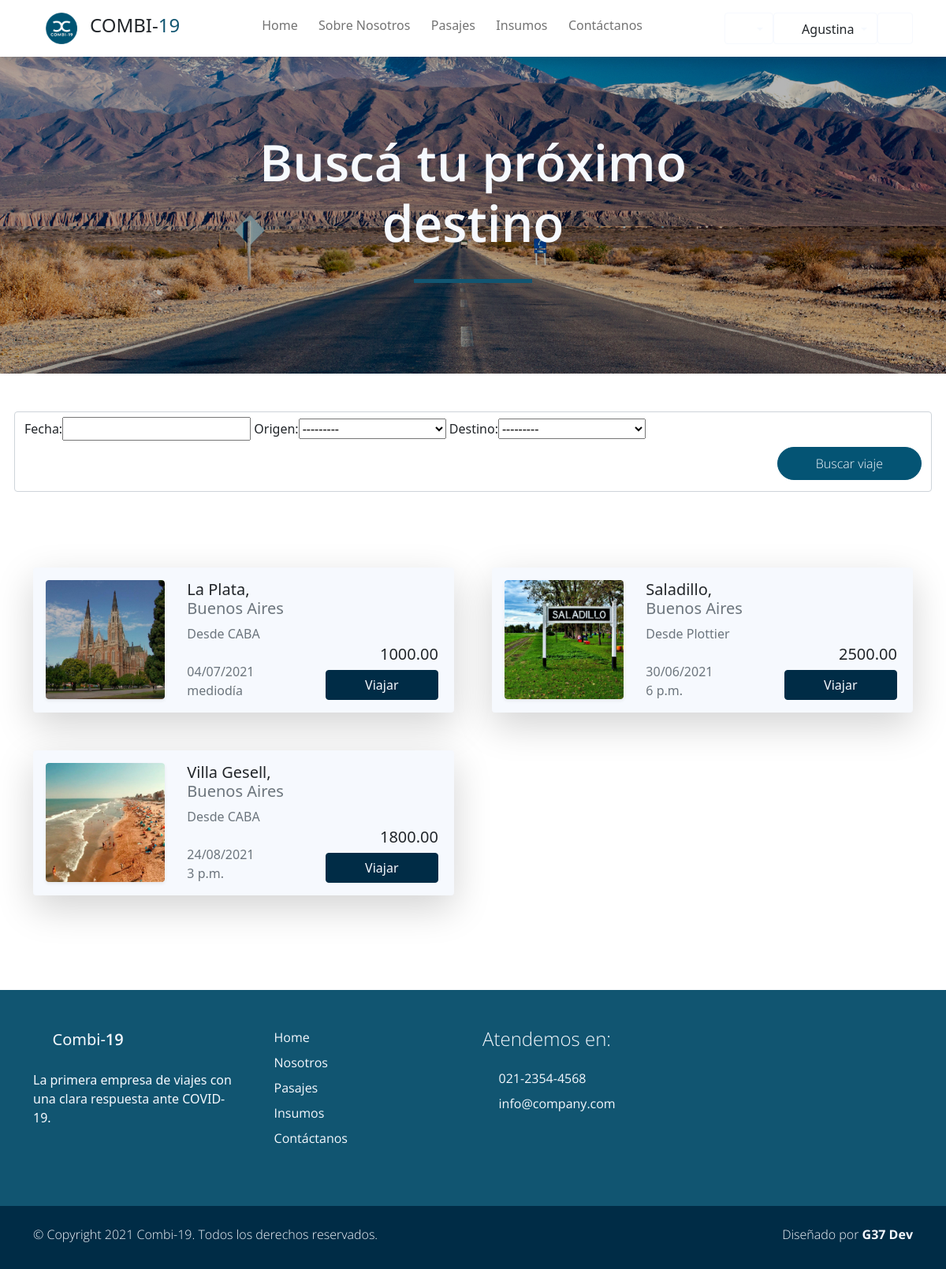
The page /pasajes (signed in) on the database its author committed.
### users/models.py (models this page shows, shortened)
class Account(AbstractBaseUser):
    email               = models.EmailField(verbose_name="email", max_length=60, unique=True)
    dni                 = models.IntegerField(verbose_name="dni", unique=True,)
    first_name          = models.CharField(max_length=30, verbose_name='Nombre')
    last_name           = models.CharField(max_length=30, verbose_name='Apellido')
    date_of_birth       = models.DateField(blank=True, null=True)
    is_GOLD             = models.BooleanField(default=False)
    _is_admin           = models.BooleanField(default=False)
    is_active           = models.BooleanField(default=True)
    is_staff            = models.BooleanField(default=False)
    _is_superuser       = models.BooleanField(default=False)
    objects = MyAccountManager()
    class Meta:
        verbose_name        = "Usuario"
        verbose_name_plural = "Usuarios"
    USERNAME_FIELD = 'email'
    REQUIRED_FIELDS = ['dni', 'first_name', 'last_name', 'date_of_birth']
    @property
    def is_superuser(self):
        return self.is_admin
    @property
    def is_admin(self):
        return self.is_staff
    @property
    def es_chofer(self):
        try:
            chofer = self.chofer
            print(chofer)
            return True
        except Chofer.DoesNotExist:
            return False

### Combi19App/models.py (models this page shows, shortened)
class Viaje(models.Model):
    fecha         =   models.DateTimeField(blank=True, null=True)
    ruta          =   models.ForeignKey(Ruta, default=None, blank=True, null=True, on_delete=models.CASCADE)
    combi         =   models.ForeignKey(Vehiculo, blank=True, null=True, on_delete=models.CASCADE)
    estado        =   models.BooleanField(default=False)
    precio        =   models.DecimalField(default=None, blank=True, null=True, max_digits=10, decimal_places=2)
    insumo        =   models.ManyToManyField(Insumo,default=None, blank=True,)
    pasajeros     =   models.ManyToManyField(Account, default=None, blank=True)
    asientos_ocupados = models.IntegerField(default=0, null=True, blank=True)
    class Meta:
        unique_together = ('fecha', 'combi')

class Ruta(models.Model):
    origen        = models.ForeignKey(Lugar, default=None, on_delete=models.CASCADE, related_name='origen')
    destino       = models.ForeignKey(Lugar, default=None, on_delete=models.CASCADE, related_name='destino')
    nombre        = models.CharField(max_length=30, blank=True, null=True, verbose_name='Nombre de ruta')
    km            = models.IntegerField(validators=[MinValueValidator(0)])
    class Meta:
        unique_together = ('origen', 'destino')

class Lugar(models.Model):
    nombre        = models.CharField(max_length=40, blank=True, null=True, unique=True, verbose_name='Lugar')
    provincia     = models.CharField(max_length=20, blank=True, null=True)
    codigo_postal = models.IntegerField(blank=True, null=True, unique=True, validators=[MinValueValidator(1000)])
    imagen        = models.ImageField(upload_to="ciudades", blank=True, null=True)
    class Meta:
        verbose_name_plural = "Lugares"
    def __str__(self):
        return f'{self.nombre}'

### Combi19App/views.py (the view)
# urls.py: path('pasajes', views.pasajes, name="Pasajes"),
@login_required
def pasajes (request):
    viajes = Viaje.objects.all().filter(asientos_ocupados__lt= F('combi__capacidad') )
    miFiltro = ViajeFilter(request.GET, queryset=viajes)
    viajes = miFiltro.qs
    context = {"viajes": viajes, 'miFiltro': miFiltro}
    return render(request, "Combi19App/pasajes.html", context)

### Combi19App/templates/Combi19App/pasajes.html (shortened to what this page needs)
{% extends 'Combi19App/base.html' %}
{% load static %}
{% load bootstrap %}
{% load poll_extras %}
{% block content %}
<div id="work_banner" class="banner-wrapper bg-light w-100 py-5" style="background-image: url({% static 'Combi19App/img/ruta.jpg' %}); ">
    <div class="banner-vertical-center-work container text-light d-flex justify-content-center align-items-center py-5 p-0">
        <div class="banner-content col-lg-8 col-12 m-lg-auto text-center">
            <h1 class="banner-heading h1 display-3 pb-5 semi-bold-600 typo-space-line-center">Buscá tu próximo destino</h1>
        </div>
    </div>
</div>
<section class="py-5 ">
    <div class="container">
        <div class="row gy-5 g-lg-5 ">
                <form class="form-control col-md-5" id="formularioFiltros" method="get" action="#" role="form">
                    {{miFiltro.form|bootstrap}}
                    <div class="col-md-12 col-12 m-auto py-2 text-end">
                        <button type="submit" class="btn btn-secondary rounded-pill px-md-5 px-4 py-2 radius-0 text-light light-300">Buscar viaje</button>
                    </div>
                </form>
        </div>
</section>
<section class="py-5 mb-5">
    <div class="container">
        <div class="row gy-5 g-lg-5 mb-4">
            {% if miFiltro.qs %}
                {%  for v in miFiltro.qs %}
                    <div class="col-xl-6 col-md-12 col-sm-12">
                        <div  class="card bg-light border-0 shadow-lg overflow-hidden">
                            <div class="card-body">
                                <div class="row">
                                    <div class="col-md-4">
                                        <div href="#" class="card border-0 text-white shadow-sm overflow-hidden mx-5 m-sm-0">
                                            <img class="card-img" src="{{v.ruta.destino.imagen.url}}" alt="">
                                        </div>
                                    </div>
                                    <div class=" col-md-4 px-3">
                                        <h5 class="h5 ">{{v.ruta.destino}}, <span class="text-muted">{{v.ruta.destino.provincia}}</span></h2>
                                        <p class="m-0 p-0 text-muted">Desde {{v.ruta.origen}} <i class='p-0 bx bx-map'></i></p>
                                        <br>
                                        <p class="m-0 p-0 text-muted">{{v.fecha|date:"d/m/Y"  }} </p>
                                        <p class="m-0 p-0 text-muted">{{v.fecha | time}} </p>
                                    </div>
                                    <div class="col-md-4 px-3 d-flex  flex-column justify-content-end">
                                        {% if request.user.is_GOLD %}
                                            <span class="h5 text-end text-muted text-decoration-strike" style="text-decoration: line-through;">{{v.precio}} </span>
                                            <span class="h5 text-end">{{v.precio | porcentaje:0.1}}</span>
                                        {% else %}
                                            <p class=" h5 text-end">{{v.precio}}</p>
                                        {% endif %}
                                        {% if request.user.es_chofer %}
                                            <a href="{% url 'Nuevo Pasajero' v_id=v.id %}" class="btn btn-primary">Vender Pasaje</a>
                                        {% else %}
                                            <a href="{% url 'Comprar Pasaje' v_id=v.id %}" class="btn btn-primary">Viajar</a>
                                        {% endif %}
                                    </div>
                                </div>
                            </div>
                        </div>
                    </div>
                {%  endfor %}
            {% else %}
                    <p>No hay viajes asignados para los datos indicados</p>
            {% endif %}
        </div>
    </div>
</section>
{% endblock %}

### Combi19App/templates/Combi19App/base.html (shortened to what this page needs)
{% load static %}
<!DOCTYPE html>
<html lang="es">
<head>
    {% load static %}
    <link href="{% static 'Combi19App/css/bootstrap.min.css' %}" rel="stylesheet">
    <link href="{% static 'Combi19App/css/boxicon.min.css' %}" rel="stylesheet">
    <link rel="stylesheet" href="{% static 'Combi19App/css/estilos.css' %}">
</head>
<body>
    <nav id="main_nav" class="navbar navbar-expand-lg navbar-light bg-white shadow">
        <div class="container d-flex justify-content-center align-items-center">
            <a class="navbar-brand h1 " href="index.html">
                <a class="navbar-brand" href="#!"><img src="{% static 'Combi19App/img/logo_is_chiquito.png' %}" width="40">
                </a>
                <span class="text-dark h4">COMBI-</span><span class="text-primary h4">19</span></a>
            <div class="align-self-center collapse navbar-collapse flex-fill  d-lg-flex justify-content-lg-between" id="navbar-toggler-success">
                <div class="flex-fill mx-xl-5 mb-2">
                    <ul class="nav navbar-nav d-flex justify-content-between mx-xl-5 text-center text-dark">
                       <li class="nav-item">
                            <a class="nav-link btn-outline-primary rounded-pill px-2" href="{% url 'Home' %}">Home</a>
                        </li>
                        <li class="nav-item">
                            <a class="nav-link btn-outline-primary rounded-pill px-2" href="{% url 'About' %}">Sobre Nosotros</a>
                        </li>
                        <li class="nav-item">
                            <a class="nav-link btn-outline-primary rounded-pill px-2" href="{% url 'Pasajes' %}">Pasajes</a>
                        </li>
                        <li class="nav-item">
                            <a class="nav-link btn-outline-primary rounded-pill px-2" href="{% url 'Insumos' %}">Insumos</a>
                        </li>
                        <li class="nav-item">
                            <a class="nav-link btn-outline-primary rounded-pill px-2" href="{% url 'Contacto' %}">Contáctanos</a>
                        </li>
                    </ul>
                </div>
                <div class="navbar align-self-center">
                    <div class="btn-group" role="group">
                        <div class="btn-group" role="group">
                            <button class="btn btn-outline-light dropdown-toggle" type="button" id="dropdownMenuButton1" data-toggle="dropdown" aria-haspopup="true" aria-expanded="false">
                                <i class='bx bx-help-circle bx-sm bx-tada-hover text-primary'></i>
                            </button>
                        </div>
                    </div>
                    <div class="btn-group" role="group">
                        <div class="btn-group" role="group">
                            <button class="btn btn-outline-light dropdown-toggle" type="button" id="dropdownMenuButton" data-toggle="dropdown" aria-haspopup="true" aria-expanded="false">
                                {% if request.user.es_chofer %}
                                    <i class='bx bx-bus bx-sm text-primary''></i>
                                {% else %}
                                    <i class='bx bx-user-circle bx-sm text-primary'></i>
                                {% endif %}
                                <span class="text-dark">{{ request.user.first_name }}</span>
                            </button>
                        </div>
                    </div>
                    <div>
                        <a class="btn btn-outline-light" href="{% url 'Logout' %}">
                            <i class='bx bx-log-out-circle bx-sm text-primary'></i>
                        </a>
                    </div>
                    </div>
                </div>
            </div>
    </nav>
    <div class="main">
        {% block content %}
        {% endblock content %}
    </div>
    <footer class="bg-primary pt-4">
        <div class="container">
            <div class="row py-4">
                <div class="col-lg-3 col-12 align-left">
                    <a class="navbar-brand" href="index.html">
                        <i class='bx bx-bus bx-sm text-light'></i>
                        <span class="text-light h5">Combi-</span><span class="text-light h5 semi-bold-600">19</span>
                    </a>
                    <p class="text-light my-lg-4 my-2">
                        La primera empresa de viajes con una clara respuesta ante COVID-19.
                    </p>
                    <ul class="list-inline footer-icons light-300">
                        <li class="list-inline-item m-0">
                            <a class="text-light" target="_blank" href="http://facebook.com/">
                                <i class='bx bxl-facebook-square bx-md'></i>
                            </a>
                        </li>
                        <li class="list-inline-item m-0">
                            <a class="text-light" target="_blank" href="https://www.linkedin.com/">
                                <i class='bx bxl-linkedin-square bx-md'></i>
                            </a>
                        </li>
                        <li class="list-inline-item m-0">
                            <a class="text-light" target="_blank" href="https://www.whatsapp.com/">
                                <i class='bx bxl-whatsapp-square bx-md'></i>
                            </a>
                        </li>
                    </ul>
                </div>
                <div class="col-lg-3 col-md-4 my-sm-0 mt-4">
                        <ul class="list-unstyled text-light light-300">
                            <li class="pb-2">
                                <i class='bx-fw bx bxs-chevron-right bx-xs'></i><a class="text-decoration-none text-light"
								href="{% url 'Home' %}">Home</a>
                            </li>
                            <li class="pb-2">
                                <i class='bx-fw bx bxs-chevron-right bx-xs'></i><a class="text-decoration-none text-light py-1"
								href="{% url 'About' %}">Nosotros</a>
                            </li>
                            <li class="pb-2">
                                <i class='bx-fw bx bxs-chevron-right bx-xs'></i><a class="text-decoration-none text-light py-1"
								href="#">Pasajes</a>
                            </li>
                            <li class="pb-2">
                                <i class='bx-fw bx bxs-chevron-right bx-xs'></i></i><a class="text-decoration-none text-light py-1"
								href="#"">Insumos</a>
                            </li>
                            <li class="pb-2">
                                <i class='bx-fw bx bxs-chevron-right bx-xs'></i><a class="text-decoration-none text-light py-1"
								href="#">Contáctanos</a>
                            </li>
                        </ul>
                </div>
                <div class="col-lg-3 col-md-4 my-sm-0 mt-4">
                    <h2 class="h4 pb-lg-3 text-light light-300">Atendemos en:</h2>
                    <ul class="list-unstyled text-light light-300">
                        <li class="pb-2">
                            <i class='bx-fw bx bx-phone bx-xs'></i><a class="text-decoration-none text-light py-1"
							href="tel:010-020-0340">021-2354-4568</a>
                        </li>
                        <li class="pb-2">
                            <i class='bx-fw bx bx-mail-send bx-xs'></i><a class="text-decoration-none text-light py-1"
							href="mailto:info@company.com">info@company.com</a>
                        </li>
                    </ul>
                </div>
            </div>
        </div>
        <div class="w-100 bg-secondary py-3">
            <div class="container">
                <div class="row pt-2">
                    <div class="col-lg-6 col-sm-12">
                        <p class="text-lg-start text-center text-light light-300">
                            © Copyright 2021 Combi-19. Todos los derechos reservados.
                        </p>
                    </div>
                    <div class="col-lg-6 col-sm-12">
                        <p class="text-lg-end text-center text-light light-300">
                            Diseñado por <a rel="sponsored" class="text-decoration-none text-light"
							href="https://cursophp.com.ar/" target="_blank"><strong>G37 Dev</strong></a>
                        </p>
                    </div>
                </div>
            </div>
        </div>
    </footer>

### rows shown on the page
Account: user.first_name "Agustina"
Viaje: ruta.destino.imagen (picture), ruta.destino "La Plata", ruta.destino.provincia "Buenos Aires", ruta.origen "CABA", fecha "04/07/2021", fecha "mediodía", precio "1000.00"
Viaje: ruta.destino.imagen (picture), ruta.destino "Saladillo", ruta.destino.provincia "Buenos Aires", ruta.origen "Plottier", fecha "30/06/2021", fecha "6 p.m.", precio "2500.00"
Viaje: ruta.destino.imagen (picture), ruta.destino "Villa Gesell", ruta.destino.provincia "Buenos Aires", ruta.origen "CABA", fecha "24/08/2021", fecha "3 p.m.", precio "1800.00"
